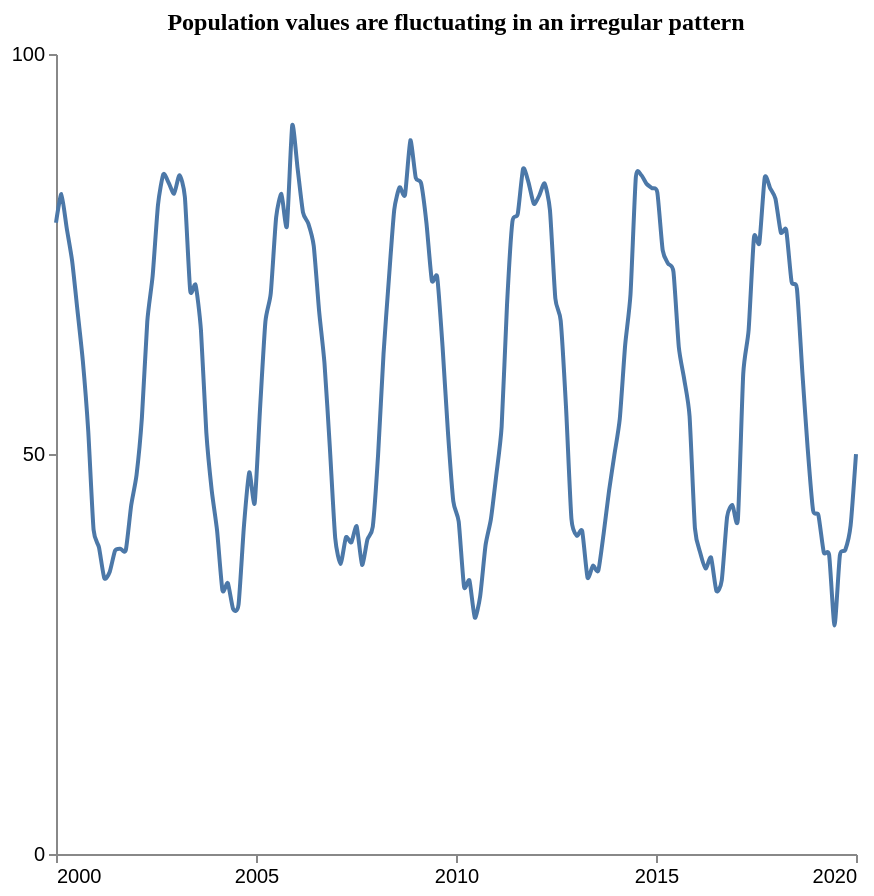

Specify this chart in Vega-Lite:
### Vega-Lite specification from a JSON file in a GitHub repository (floating-point values rounded to 4 significant figures; data arrays with more than 128 entries replaced by an {"elided": "..."} marker saying what was removed)
{"$schema": "https://vega.github.io/schema/vega-lite/v5.json", "description": "Pattern: Periodic", "data": {"values": {"elided": "150 records"}}, "mark": {"type": "line", "interpolate": "cardinal", "tension": 0.4}, "encoding": {"x": {"field": "X", "type": "quantitative", "title": "", "axis": {"grid": false, "format": "d", "values": [2000, 2005, 2010, 2015, 2020], "tickSize": 4}, "scale": {"domain": [2000, 2020]}}, "y": {"field": "Y", "type": "quantitative", "title": "", "axis": {"grid": false, "format": "d", "values": [0, 50, 100], "tickSize": 4, "tickOpacity": 1}, "scale": {"domain": [0, 100]}}}, "title": {"text": "Population values are fluctuating in an irregular pattern", "anchor": "middle", "font": "Tahoma", "fontSize": 12}, "config": {"lineBreak": "^", "view": {"stroke": null}}, "height": 400, "width": 400, "autosize": "pad"}
